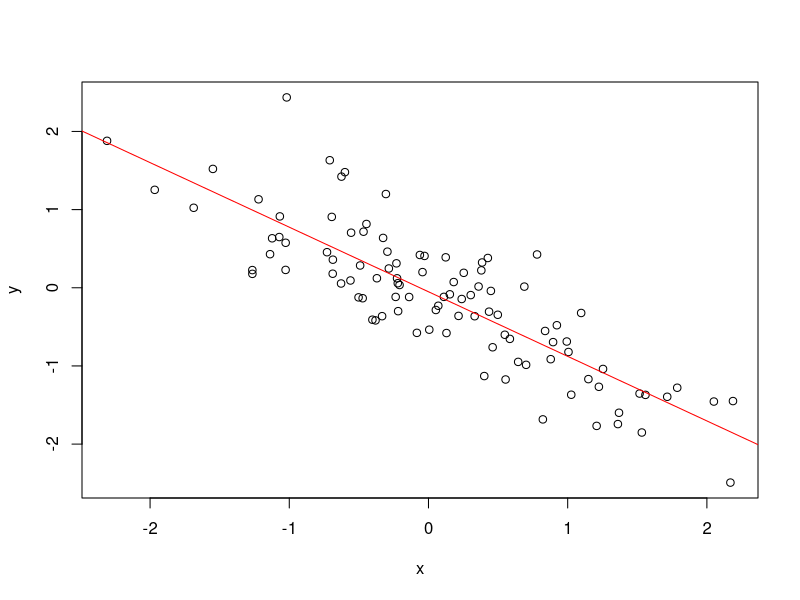

Write R code to recreate this figure.
## ---- chunk 1
# Generate some example data with a strong negative correlation
set.seed(123)
x <- rnorm(100)
y <- -0.8*x + rnorm(100, sd=0.5)

# Plot the data
plot(x,y)

# Add the best fit line
abline(lm(y ~ x), col="red")

